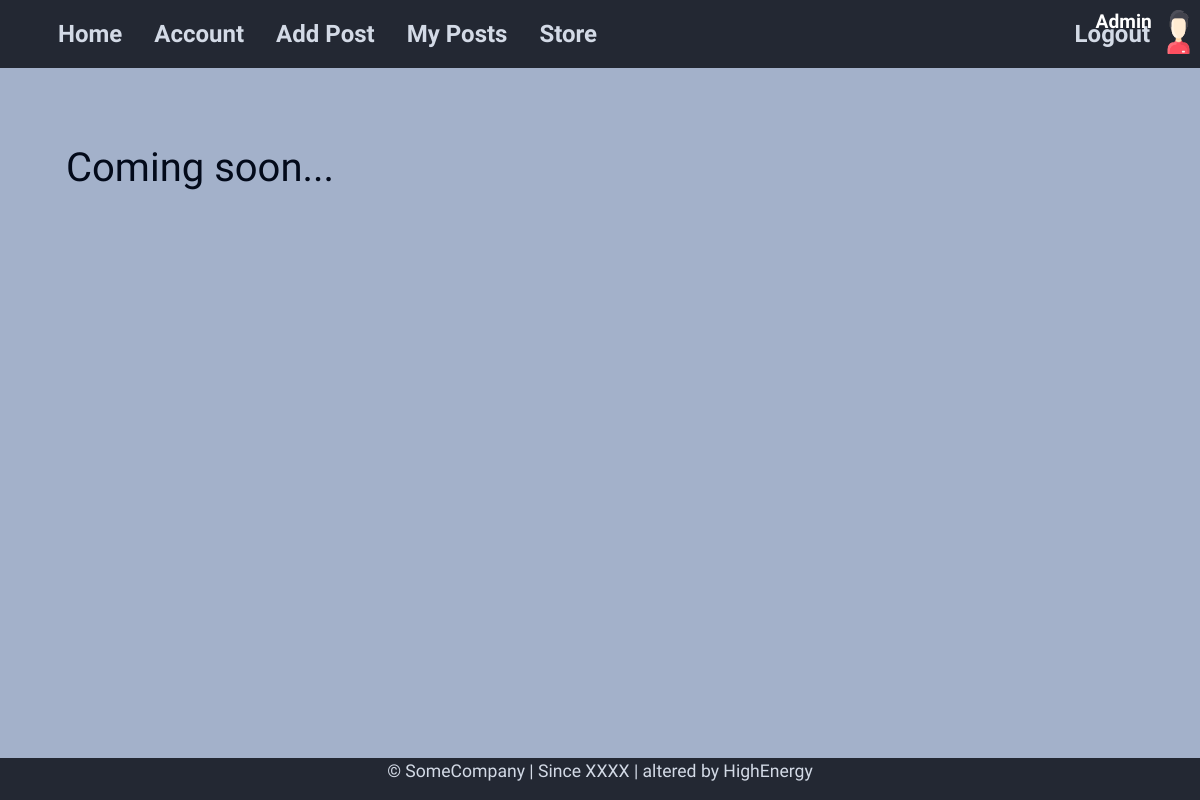
/store (signed in), run on the app's committed database.
### models.py (models this page shows, shortened)
class User(db.Model, UserMixin):
    __tablename__ = 'user'
    id = db.Column(db.Integer, primary_key=True)
    username = db.Column(db.String(20), index=True, unique=True, nullable=False)
    email = db.Column(db.String(64), index=True, unique=True, nullable=False)
    hashed_password = db.Column(db.String(32), index=True, nullable=False)
    profile_picture = db.Column(db.String(20), nullable=False)
    gender = db.Column(db.String(10), nullable=False)
    joined_time = db.Column(db.DateTime, default=datetime.utcnow, nullable=False)
    coins = db.Column(db.Integer, index=True, nullable=False)
    user_post = db.relationship('Post', backref='user', cascade='all, delete, delete-orphan', lazy=True)
    emojis = db.relationship('Emoji', secondary=collection, backref=db.backref('users'))

### routes.py (the view)
@myApp.route('/store')
@login_required
def smile_store():
    emojis = Emoji.query.all()
    return render_template('smile_store.html', title='Store', emojis=emojis)

### models.py (called while the page is built)
@login_manager.user_loader
def load_user(user_id):
    return User.query.get(user_id)

### templates/smile_store.html
{% extends 'base.html' %}
{% block content %}
<div class="container">
    <h1>Coming soon...</h1>
</div>
{% endblock %}

### templates/base.html (shortened to what this page needs)
<!DOCTYPE html>
<html lang="en">
<head>
    <link rel="stylesheet" href="{{ url_for('static', filename='bootstrap.min.css') }}">
    <link rel="stylesheet" href="{{ url_for('static', filename='styles.css') }}">
</head>
<body>
    <header class="container">
        <nav class="navbar navbar-expand-md nav-bg fixed-top">
            <div class="container">
                <div class="collapse navbar-collapse">
                    {% if current_user.is_authenticated %}
                        <a class="nav-link" href="{{ url_for('home') }}">Home</a>
                        <a class="nav-link" href="{{ url_for('account') }}">Account</a>
                        <a class="nav-link" href="{{ url_for('createPost') }}">Add Post</a>
                        <a class="nav-link" href="{{ url_for('ownedPost') }}">My Posts</a>
                        <a class="nav-link" href="{{ url_for('smile_store') }}">Store</a>
                    {% else %}
                        <a class="nav-link" href="{{ url_for('home') }}">Home</a>
                        <a class="nav-link" href="{{ url_for('about') }}">About</a>
                    {% endif %}
                </div>
                <div class="navbar-nav">
                    {% if current_user.is_authenticated %}
                        <a class="nav-link" href="{{ url_for('logout') }}">Logout</a>
                    {% else %}
                        <a class="nav-link" href="{{ url_for('login') }}">Login</a>
                        <a class="nav-link" href="{{ url_for('register') }}">Register</a>
                    {% endif %}
                </div>
                {% if current_user.is_authenticated %}
                    <div class="profile-container">
                        <img class="img-right" src="{{ url_for('static', filename='profile_pics/' + current_user.profile_picture) }}" alt="Not available">
                        <h3 class="name-right">{{ current_user.username | title }}</h3>
                    </div>
                {% endif %}
            </div>
        </nav>
    </header>
    <main class="container">
        <div class="container msg-flashes">
        </div>
        <div class="container">
            {% block content %}{% endblock %}
        </div>
    </main>
    <footer class="fixed-bottom">
        <div class="text-center">
            <p class="p-font">&copy; SomeCompany | <span>Since XXXX</span> | altered by HighEnergy</p>
        </div>
    </footer>
</body>
</html>

### static/styles.css (style rules this page uses)
body { background-color: #a3b1ca; font-family: 'Cairo', sans-serif; }
header { margin-bottom: 4em; font-size: 1.5em; }
footer { background-color: #232833; margin-top: 4em; width: 100%; }
h1, h2, h3, h4, h5, h6 { color: #030a1a; }
a { text-decoration: none; }
.msg-flashes { text-align: center; position: relative; height: 6vh; }
.nav-bg { background-color: #232833; }
.container .nav-link { color: #d3dae6; font-weight: bold; transition-property: color; transition-duration: 0.4s; transition-timing-function: ease-out; }
.p-font { font-size: 1.1em; color: #d3dae6; }
.profile-container { padding: 5px; text-align: right; position: absolute; width: 12%; height: 100%; right: 0; top: 0; }
.name-right { padding: 5px; position: absolute; font-weight: bold; font-size: 0.8em; left: 0; width: 70%; height: 100%; color: #ffffff; }
.img-right { padding: 5px; position: absolute; right: 0; height: 80%; width: 30%; }

### data on the page
User: profile_picture (picture), username "Admin"
